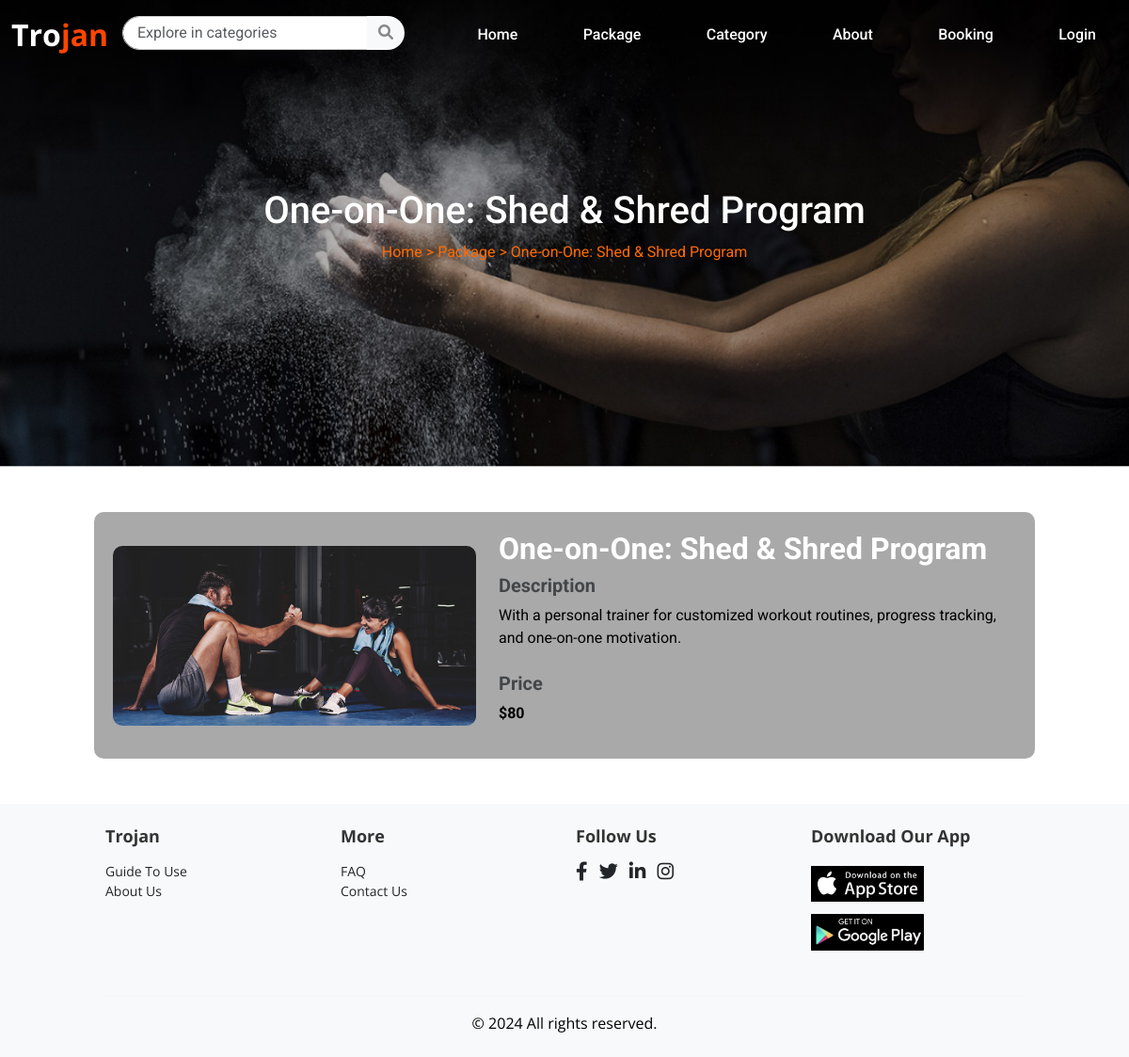
Screenshot of /package/1 with the database file from the repository.
### tables this page shows
CREATE TABLE "packages" (
	"packagesid"	INTEGER,
	"categoryid"	INTEGER,
	"packagename"	VARCHAR(255) NOT NULL,
	"description"	TEXT DEFAULT NULL,
	"price"	DECIMAL(10, 2) DEFAULT NULL,
	"photo"	VARCHAR(255) DEFAULT NULL, group_size INTEGER DEFAULT 1,
	PRIMARY KEY("packagesid" AUTOINCREMENT)
);

### app.py (the view)
@app.route('/package/<int:package_id>', methods=['GET'])
def package_detail(package_id):
    connection = sqlite3.connect('Trojan.db')
    connection.row_factory = sqlite3.Row
    cursor = connection.cursor()
    cursor.execute("SELECT * FROM packages WHERE packagesid = ?", (package_id,))
    package = cursor.fetchone()
    connection.close()
    if package:
        return render_template('package_detail.html', package=package)
    else:
        return "Package not found", 404

### templates/package_detail.html (shortened to what this page needs)
{% extends "base.html" %} {% block content %}
<div
  style="
    background-image: url('/static/photos/hero-2.png');
    background-size: cover;
    background-position: center;
    padding: 200px 0;
    color: white;
    text-align: center;
  "
>
  <h1>{{ package['packagename'] }}</h1>
  <p style="color: #ff6a00">Home > Package > {{ package['packagename'] }}</p>
</div>
<div
  class="container my-5"
  style="
    background-color: darkgray;
    color: white;
    padding: 20px;
    border-radius: 10px;
  "
>
  <div class="row align-items-center">
    <div class="col-md-5 text-center">
      {% if package['photo'] %}
      <img
        src="{{ url_for('static', filename='photos/' + package['photo']) }}"
        alt="{{ package['packagename'] }} Photo"
        class="img-fluid"
        style="border-radius: 10px"
      />
      {% else %}
      <p>No image available</p>
      {% endif %}
    </div>
    <div class="col-md-7">
      <h2>{{ package['packagename'] }}</h2>
      <h5 class="text-muted">Description</h5>
      <p>{{ package['description'] }}</p>
      <h5 class="text-muted mt-4">Price</h5>
      <p><strong>${{ package['price'] }}</strong></p>
    </div>
  </div>
</div>
{% endblock %}

### static/css/base.css (style rules this page uses)
body { margin: 0; padding: 0; font-family: "Roboto", sans-serif; }

### templates/package_detail.html (style rules this page uses)
.container { max-width: 1000px; }
h2 { color: white; font-weight: bold; }
h5.text-muted { font-weight: bold; }
p { color: black; }

### rows the page displays
packages: packagename "One-on-One: Shed & Shred Program", photo (picture), description "With a personal trainer for customized workout routines, progress tracking, and one-on-one motivation.", price "80"
